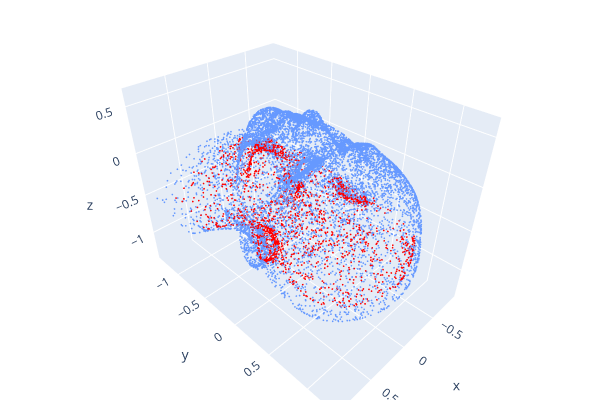

Here is the notebook cell this chart was saved with:
### Code cell
# The factor needed to bring scale (e.g., 1.2) down to 1.0
inverse_scale = 1.0 / scale

# Prepare the transformation matrix
new_transform = transform.copy()

# Scale down the rotation/basis component
new_transform[:3, :3] *= inverse_scale

# Apply to the point cloud
new_src_pcd = make_open3d_point_cloud(src_points)
new_src_pcd.transform(new_transform)

o3d.visualization.draw_plotly([ref_pcd, new_src_pcd])

### Figure 1 — Plotly figure (JSON) as saved in the notebook; plotly's stock layout.template omitted (floating-point values rounded to 4 significant figures; data arrays with more than 128 entries replaced by an {"elided": "..."} marker saying what was removed)
{"data": [{"marker": {"color": {"elided": "10788x3 float values"}, "size": 1}, "mode": "markers", "type": "scatter3d", "x": {"elided": "10788 float values"}, "y": {"elided": "10788 float values"}, "z": {"elided": "10788 float values"}}, {"marker": {"color": {"elided": "2057x3 float values"}, "size": 1}, "mode": "markers", "type": "scatter3d", "x": {"elided": "2057 float values"}, "y": {"elided": "2057 float values"}, "z": {"elided": "2057 float values"}}], "layout": {"height": 400, "margin": {"b": 0, "l": 0, "r": 0, "t": 0}, "scene": {"camera": {"center": {"x": 0, "y": 0, "z": 0}, "up": {"x": 0, "y": 0, "z": 1}}}, "showlegend": false, "width": 600}}
